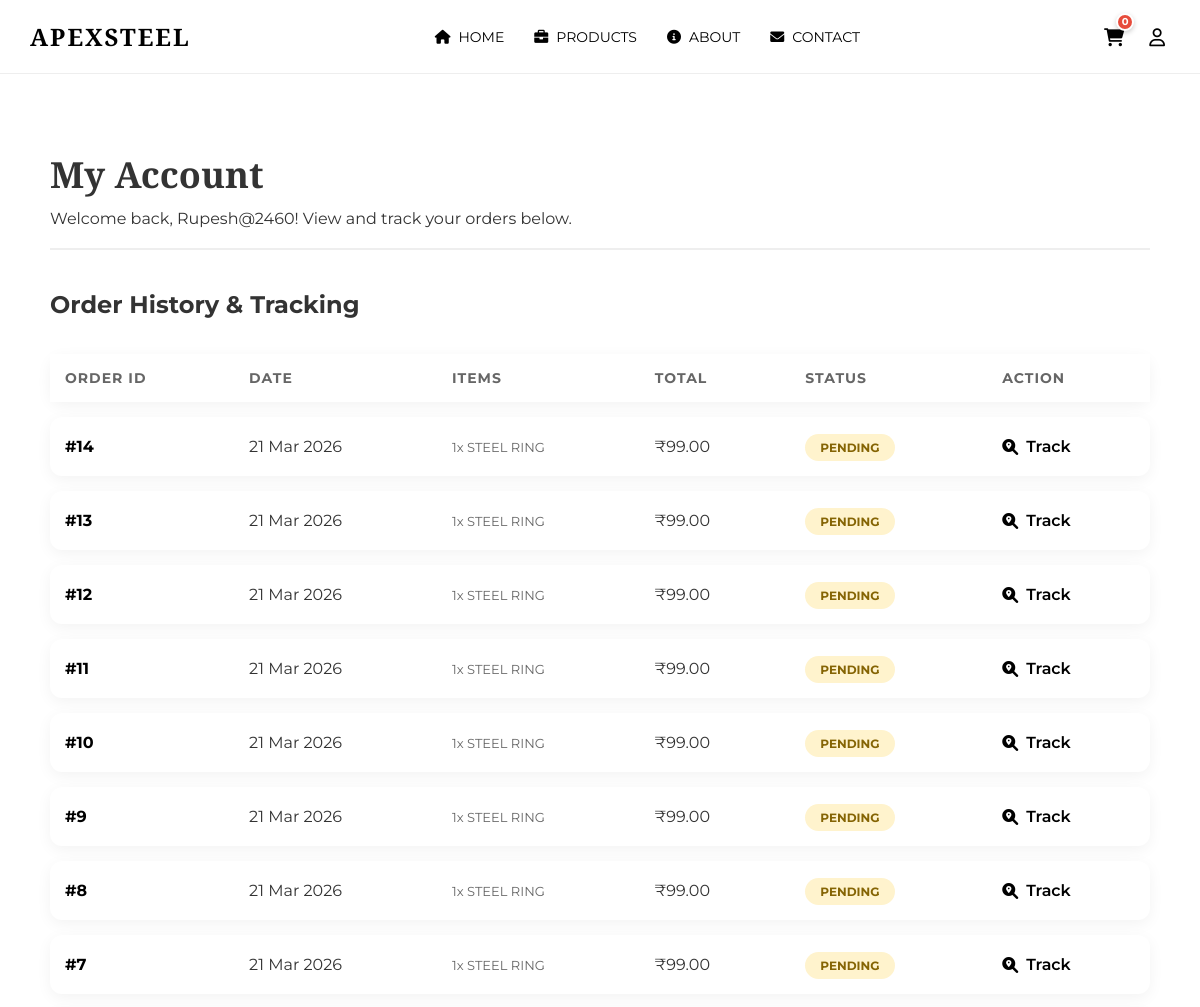
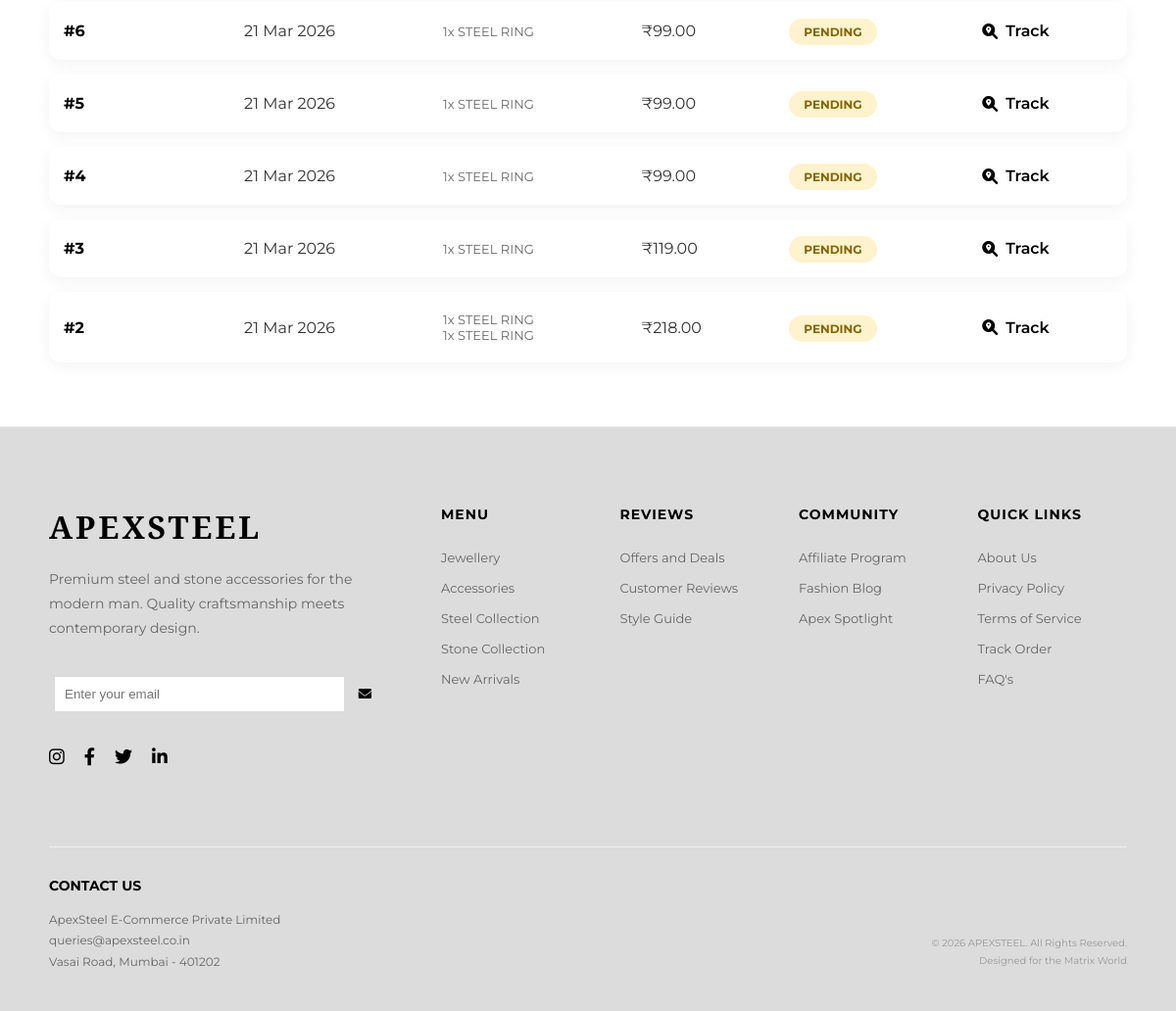
The app's page /my-account/ (signed in) with its own data (2 pictures, top to bottom).
### core/models.py (models this page shows, shortened)
class Order(models.Model):
    STATUS_CHOICES = [
        ('Pending', 'Pending'),
        ('Shipped', 'Shipped'),
        ('Delivered', 'Delivered'),
        ('Cancelled', 'Cancelled'),
    ]
    PAYMENT_METHOD_CHOICES = [
        ('razorpay', 'Online Payment (Razorpay)'),
        ('cod', 'Cash on Delivery'),
    ]
    PAYMENT_STATUS_CHOICES = [
        ('pending', 'Pending'),
        ('completed', 'Completed'),
        ('failed', 'Failed'),
        ('cancelled', 'Cancelled'),
    ]
    user = models.ForeignKey(User, on_delete=models.CASCADE, related_name='orders')
    created_at = models.DateTimeField(auto_now_add=True)
    total_amount = models.DecimalField(max_digits=10, decimal_places=2)
    status = models.CharField(max_length=20, choices=STATUS_CHOICES, default='Pending')
    shipping_address = models.TextField()
    payment_method = models.CharField(max_length=20, choices=PAYMENT_METHOD_CHOICES, default='razorpay')
    payment_status = models.CharField(max_length=20, choices=PAYMENT_STATUS_CHOICES, default='pending')
    razorpay_order_id = models.CharField(max_length=100, blank=True, null=True)
    razorpay_payment_id = models.CharField(max_length=100, blank=True, null=True)
    razorpay_signature = models.CharField(max_length=100, blank=True, null=True)
    is_paid = models.BooleanField(default=False)

class OrderItem(models.Model):
    order = models.ForeignKey(Order, on_delete=models.CASCADE, related_name='items')
    product = models.ForeignKey(Product, on_delete=models.CASCADE)
    quantity = models.PositiveIntegerField()
    price = models.DecimalField(max_digits=10, decimal_places=2)

class Product(models.Model):
    CATEGORY_CHOICES = [
        ('Steel', 'Steel'),
        ('Stone', 'Stone'),
        ('Accessory', 'Accessory'),
    ]
    name = models.CharField(max_length=100)
    category = models.CharField(max_length=20, choices=CATEGORY_CHOICES)
    gender = models.CharField(max_length=10, default='Men')
    price = models.DecimalField(max_digits=10, decimal_places=2)
    image_url = models.URLField(max_length=500, blank=True, null=True) # Using URL for simplicity with placeholders
    description = models.TextField(blank=True, null=True) # Added description for modal
    created_at = models.DateTimeField(auto_now_add=True)
    stock = models.PositiveIntegerField(default=100)
    sales_count = models.PositiveIntegerField(default=0)

### core/views.py (the view)
# urls.py: path('my-account/', views.my_account, name='my_account'),
@login_required
def my_account(request):
    orders = request.user.orders.all().order_by('-created_at')
    return render(request, 'my_account.html', {'orders': orders})

### templates/my_account.html (shortened to what this page needs)
{% extends 'base.html' %}
{% load static %}
{% block content %}
<div class="account-page">
    <div class="account-header">
        <h1>My Account</h1>
        <p>Welcome back, {{ user.username }}! View and track your orders below.</p>
    </div>
    <h2>Order History & Tracking</h2>
    <table class="order-history-table">
        <thead>
            <tr>
                <th>Order ID</th>
                <th>Date</th>
                <th>Items</th>
                <th>Total</th>
                <th>Status</th>
                <th>Action</th>
            </tr>
        </thead>
        <tbody>
            {% for order in orders %}
            <tr>
                <td>#{{ order.id }}</td>
                <td>{{ order.created_at|date:"d M Y" }}</td>
                <td>
                    <ul class="order-items-list">
                        {% for item in order.items.all %}
                            <li>{{ item.quantity }}x {{ item.product.name }}</li>
                        {% endfor %}
                    </ul>
                </td>
                <td>₹{{ order.total_amount }}</td>
                <td>
                    <span class="status-badge status-{{ order.status|lower }}">
                        {{ order.status }}
                    </span>
                </td>
                <td>
                    <a href="#" class="track-order-link">
                        <i class="fas fa-search-location"></i> Track
                    </a>
                </td>
            </tr>
            {% endfor %}
        </tbody>
    </table>
</div>
{% endblock %}

### templates/base.html (shortened to what this page needs)
{% load static %}
<!DOCTYPE html>
<html lang="en">
<head>
    <link rel="stylesheet" href="https://cdnjs.cloudflare.com/ajax/libs/font-awesome/6.0.0/css/all.min.css">
    <link rel="stylesheet" href="{% static 'css/style.css' %}">
</head>
<body>
    {% block navbar %}
    <nav class="navbar">
        <div class="nav-container">
            <div class="logo">
                <a href="/">APEXSTEEL</a>
            </div>
            <ul class="nav-links">
                {% if user.is_superuser %}
                    <li><a href="{% url 'admin_dashboard' %}"><i class="fas fa-user-shield"></i> Dashboard</a></li>
                    <li><a href="{% url 'admin_analysis' %}"><i class="fas fa-chart-line"></i> Analysis</a></li>
                    <li><a href="{% url 'admin_orders' %}"><i class="fas fa-box"></i> Orders</a></li>
                    <li><a href="{% url 'add_product' %}"><i class="fas fa-plus"></i> Add Product</a></li>
                {% else %}
                    <li><a href="{% url 'index' %}"><i class="fas fa-home"></i> HOME</a></li>
                    <li><a href="{% url 'product_list' %}"><i class="fas fa-briefcase"></i> PRODUCTS</a></li>
                    <li><a href="{% url 'about' %}"><i class="fas fa-info-circle"></i> ABOUT</a></li>
                    <li><a href="{% url 'contact' %}"><i class="fas fa-envelope"></i> CONTACT</a></li>
                {% endif %}
            </ul>
            <div class="nav-icons">
                {% if user.is_authenticated %}
                    {% if user.is_superuser %}
                        <a href="{% url 'logout' %}" class="logout-link"><i class="fas fa-sign-out-alt"></i> LOGOUT</a>
                    {% else %}
                        <a href="{% url 'cart' %}" class="cart-link">
                            <i class="fas fa-shopping-cart"></i>
                            <span id="cart-count" class="cart-badge">0</span>
                        </a>
                        <div class="profile-dropdown">
                            <a href="#" class="profile-icon">
                                <i class="far fa-user"></i>
                            </a>
                        </div>
                    {% endif %}
                {% else %}
                    <a href="{% url 'login' %}"><i class="far fa-user"></i> LOGIN</a>
                    <a href="{% url 'register' %}"><i class="fas fa-user-plus"></i> REGISTER</a>
                {% endif %}
            </div>
        </div>
    </nav>
    {% endblock %}
    <main>
        {% block content %}
        {% endblock %}
    </main>
    {% block footer %}
    <footer class="footer">
        <div class="footer-container">
            <div class="footer-brand">
                <h2 class="logo">APEXSTEEL</h2>
                <p>Premium steel and stone accessories for the modern man. Quality craftsmanship meets contemporary design.</p>
                <div class="newsletter">
                    <input type="email" placeholder="Enter your email">
                    <button><i class="fas fa-envelope"></i></button>
                </div>
                <div class="social-links">
                    <a href="#"><i class="fab fa-instagram"></i></a>
                    <a href="#"><i class="fab fa-facebook-f"></i></a>
                    <a href="#"><i class="fab fa-twitter"></i></a>
                    <a href="#"><i class="fab fa-linkedin-in"></i></a>
                </div>
            </div>
            <div class="footer-links">
                <div class="link-column">
                    <h3>MENU</h3>
                    <ul>
                        <li><a href="#">Jewellery</a></li>
                        <li><a href="#">Accessories</a></li>
                        <li><a href="#">Steel Collection</a></li>
                        <li><a href="#">Stone Collection</a></li>
                        <li><a href="#">New Arrivals</a></li>
                    </ul>
                </div>
                <div class="link-column">
                    <h3>REVIEWS</h3>
                    <ul>
                        <li><a href="#">Offers and Deals</a></li>
                        <li><a href="#">Customer Reviews</a></li>
                        <li><a href="#">Style Guide</a></li>
                    </ul>
                </div>
                <div class="link-column">
                    <h3>COMMUNITY</h3>
                    <ul>
                        <li><a href="#">Affiliate Program</a></li>
                        <li><a href="#">Fashion Blog</a></li>
                        <li><a href="#">Apex Spotlight</a></li>
                    </ul>
                </div>
                <div class="link-column">
                    <h3>QUICK LINKS</h3>
                    <ul>
                        <li><a href="#">About Us</a></li>
                        <li><a href="#">Privacy Policy</a></li>
                        <li><a href="#">Terms of Service</a></li>
                        <li><a href="#">Track Order</a></li>
                        <li><a href="#">FAQ's</a></li>
                    </ul>
                </div>
            </div>
        </div>
        <div class="footer-bottom">
            <div class="contact-info">
                <h3>CONTACT US</h3>
                <p>ApexSteel E-Commerce Private Limited</p>
                <p>queries@apexsteel.co.in</p>
                <p>Vasai Road, Mumbai - 401202</p>
            </div>
            <div class="copyright">
                <p>&copy; 2026 APEXSTEEL. All Rights Reserved.</p>
                <p>Designed for the Matrix World</p>
            </div>
        </div>
    </footer>
    {% endblock %}
</body>
</html>

### static/css/style.css (style rules this page uses)
:root { --primary-color: #000; --secondary-color: #333; --text-color: #333; --bg-color: #fff; --light-gray: #f4f4f4; --gray-text: #666; --serif-font: 'Playfair Display', serif; --sans-font: 'Montserrat', sans-serif; }
* { margin: 0; padding: 0; box-sizing: border-box; }
body { font-family: var(--sans-font); background-color: var(--bg-color); color: var(--text-color); overflow-x: hidden; }
.navbar { position: fixed; top: 0; left: 0; width: 100%; padding: 20px 30px; background-color: rgba(255, 255, 255, 0.9); z-index: 1000; border-bottom: 1px solid #eee; }
.nav-container { display: flex; justify-content: space-between; align-items: center; max-width: 1400px; margin: 0 auto; }
.logo a { font-family: var(--serif-font); font-weight: 700; font-size: 24px; text-decoration: none; color: var(--primary-color); letter-spacing: 2px; }
.nav-links { display: flex; list-style: none; gap: 30px; }
.nav-links li a { text-decoration: none; color: var(--primary-color); font-size: 14px; font-weight: 400; display: flex; align-items: center; gap: 8px; transition: all 0.3s ease; position: relative; }
.nav-links li a::after { content: ''; position: absolute; bottom: -5px; left: 0; width: 0; height: 1px; background-color: var(--primary-color); transition: width 0.3s ease; }
.nav-icons { display: flex; gap: 20px; }
.nav-icons a { color: var(--primary-color); font-size: 18px; transition: transform 0.3s ease; position: relative; text-decoration: none; display: flex; align-items: center; gap: 5px; }
.cart-badge { position: absolute; top: -10px; right: -10px; background-color: #e74c3c; color: #fff; font-size: 10px; font-weight: 700; width: 18px; height: 18px; border-radius: 50%; display: flex; align-items: center; justify-content: center; border: 2px solid #fff; box-shadow: 0 2px 5px rgba(0,0,0,0.2); }
.profile-dropdown { position: relative; display: inline-block; }
.profile-icon { cursor: pointer; padding: 5px; display: flex; align-items: center; }
.footer { background-color: #dddcdc; padding: 80px 50px 40px; border-top: 1px solid #eee; color: #000; font-family: var(--sans-font) !important; }
.footer-container { display: grid; grid-template-columns: 1.5fr 3fr; gap: 50px; max-width: 1400px; margin: 0 auto; }
.footer-brand h2 { font-family: var(--serif-font) !important; font-size: 32px; margin-bottom: 20px; letter-spacing: 3px; }
.footer-brand p { font-size: 14px; line-height: 1.8; color: var(--gray-text); margin-bottom: 30px; max-width: 350px; }
.newsletter { display: flex; margin-bottom: 30px; max-width: 350px; border: 1px solid #ddd; padding: 5px; }
.newsletter input { flex: 1; border: none; padding: 10px; outline: none; }
.newsletter button { background: none; border: none; padding: 0 15px; cursor: pointer; transition: transform 0.3s ease; }
.social-links { display: flex; gap: 20px; }
.social-links a { color: #000; font-size: 18px; transition: all 0.3s ease; }
.footer-links { display: grid; grid-template-columns: repeat(4, 1fr); gap: 30px; }
.link-column h3 { font-size: 14px; font-weight: 700; margin-bottom: 25px; letter-spacing: 1px; }
.link-column ul { list-style: none; }
.link-column ul li { margin-bottom: 12px; }
.link-column ul li a { text-decoration: none; color: var(--gray-text); font-size: 13px; transition: color 0.3s ease; }
.footer-bottom { margin-top: 80px; padding-top: 30px; border-top: 1px solid #eee; display: flex; justify-content: space-between; align-items: flex-end; max-width: 1400px; margin-left: auto; margin-right: auto; }
.contact-info h3 { font-size: 14px; margin-bottom: 15px; }
.contact-info p { font-size: 12px; color: var(--gray-text); line-height: 1.8; }
.copyright { text-align: right; font-size: 10px; color: #999; }
.copyright p { margin-bottom: 5px; }

### records on screen
Order: id "14", created_at "21 Mar 2026", total_amount "99.00", status "PENDING"
OrderItem: quantity "1", product.name "STEEL RING"
Order: id "13", created_at "21 Mar 2026", total_amount "99.00", status "PENDING"
OrderItem: quantity "1", product.name "STEEL RING"
Order: id "12", created_at "21 Mar 2026", total_amount "99.00", status "PENDING"
OrderItem: quantity "1", product.name "STEEL RING"
Order: id "11", created_at "21 Mar 2026", total_amount "99.00", status "PENDING"
OrderItem: quantity "1", product.name "STEEL RING"
Order: id "10", created_at "21 Mar 2026", total_amount "99.00", status "PENDING"
OrderItem: quantity "1", product.name "STEEL RING"
Order: id "9", created_at "21 Mar 2026", total_amount "99.00", status "PENDING"
OrderItem: quantity "1", product.name "STEEL RING"
Order: id "8", created_at "21 Mar 2026", total_amount "99.00", status "PENDING"
OrderItem: quantity "1", product.name "STEEL RING"
Order: id "7", created_at "21 Mar 2026", total_amount "99.00", status "PENDING"
OrderItem: quantity "1", product.name "STEEL RING"
Order: id "6", created_at "21 Mar 2026", total_amount "99.00", status "PENDING"
OrderItem: quantity "1", product.name "STEEL RING"
Order: id "5", created_at "21 Mar 2026", total_amount "99.00", status "PENDING"
OrderItem: quantity "1", product.name "STEEL RING"
Order: id "4", created_at "21 Mar 2026", total_amount "99.00", status "PENDING"
OrderItem: quantity "1", product.name "STEEL RING"
Order: id "3", created_at "21 Mar 2026", total_amount "119.00", status "PENDING"
OrderItem: quantity "1", product.name "STEEL RING"
Order: id "2", created_at "21 Mar 2026", total_amount "218.00", status "PENDING"
OrderItem: quantity "1", product.name "STEEL RING"
OrderItem: quantity "1", product.name "STEEL RING"

### other values on screen
{{ user.username }} "Rupesh@2460"
